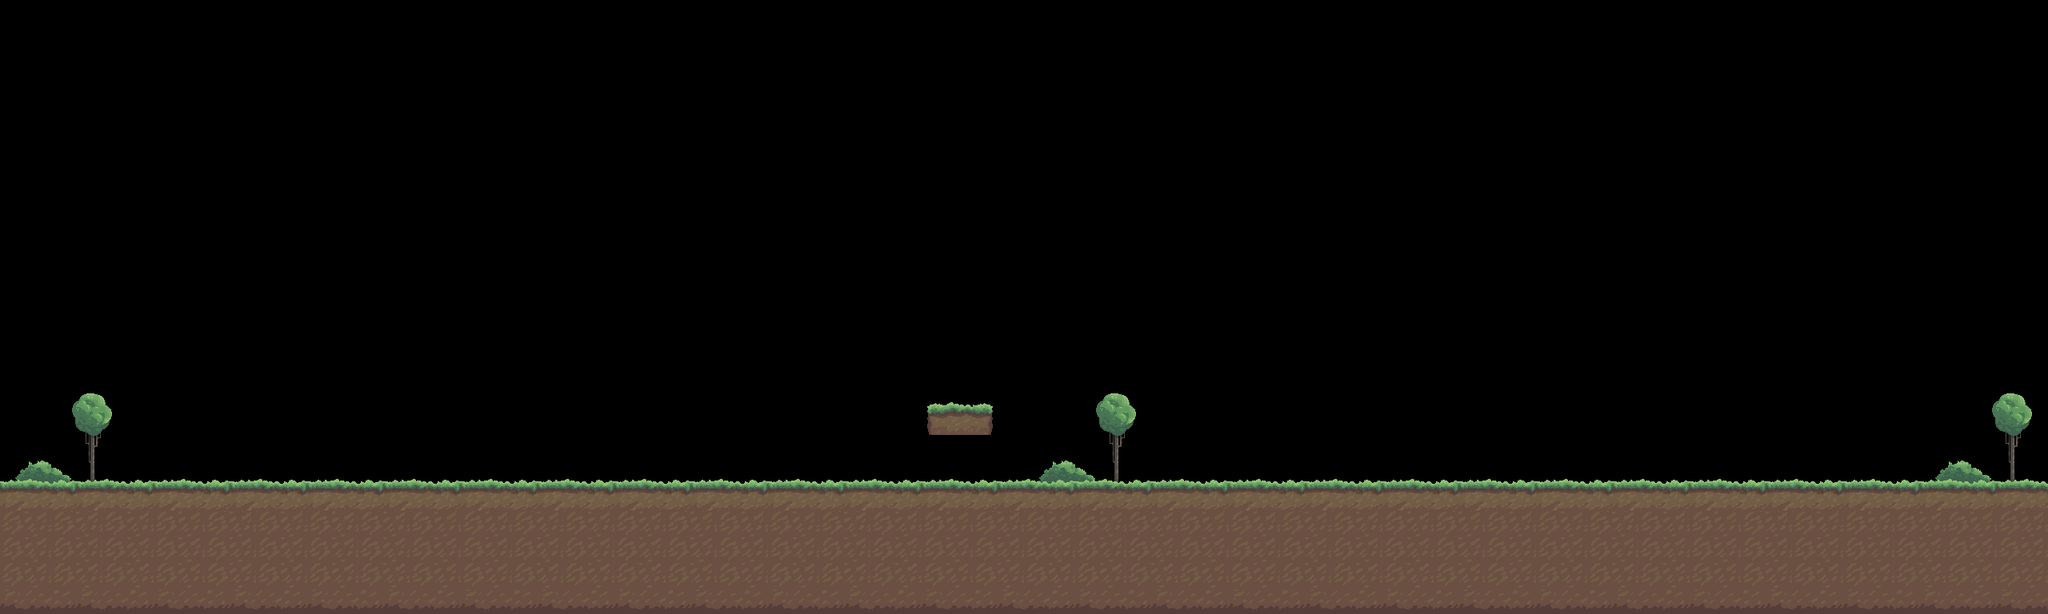

A 2D game scene composited from a Tiled map and its tileset images. What follows is a short description and the map's XML, with each tile layer's data collapsed to a summary:
An orthogonal 80x24 tile map with 32x32 px tiles, 2 tile layers (Слой тайлов 2, Слой тайлов 1).

<map version="1.5" tiledversion="1.7.2" orientation="orthogonal" renderorder="right-down" width="80" height="24" tilewidth="32" tileheight="32" infinite="0" nextlayerid="3" nextobjectid="1">
 <tileset firstgid="1" source="first_map_tiles.tsx" />
 <layer id="2" name="Слой тайлов 2" width="80" height="24">
  <data>[1920 cells, 44 non-empty, 20 distinct tile ids]</data>
 </layer>
 <layer id="1" name="Слой тайлов 1" width="80" height="24">
  <data>[1920 cells, 480 non-empty, 11 distinct tile ids]</data>
 </layer>
</map>
